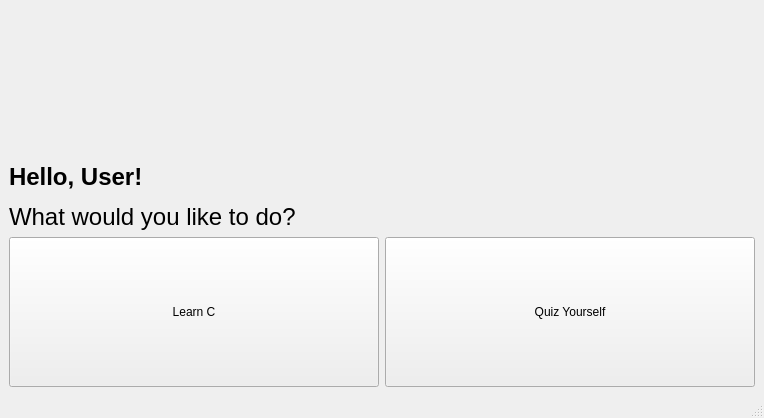
<?xml version="1.0" encoding="UTF-8"?>
<ui version="4.0">
 <class>MainWindow</class>
 <widget class="QMainWindow" name="MainWindow">
  <property name="geometry">
   <rect>
    <x>0</x>
    <y>0</y>
    <width>764</width>
    <height>418</height>
   </rect>
  </property>
  <property name="sizePolicy">
   <sizepolicy hsizetype="Minimum" vsizetype="Expanding">
    <horstretch>0</horstretch>
    <verstretch>0</verstretch>
   </sizepolicy>
  </property>
  <property name="windowTitle">
   <string>MainWindow</string>
  </property>
  <widget class="QWidget" name="centralwidget">
   <layout class="QVBoxLayout" name="verticalLayout">
    <item>
     <layout class="QHBoxLayout" name="horizontalLayout_2">
      <item>
       <widget class="QLabel" name="Banner">
        <property name="sizePolicy">
         <sizepolicy hsizetype="Fixed" vsizetype="Fixed">
          <horstretch>0</horstretch>
          <verstretch>0</verstretch>
         </sizepolicy>
        </property>
        <property name="minimumSize">
         <size>
          <width>256</width>
          <height>128</height>
         </size>
        </property>
        <property name="maximumSize">
         <size>
          <width>256</width>
          <height>128</height>
         </size>
        </property>
        <property name="styleSheet">
         <string notr="true">color:white;</string>
        </property>
        <property name="text">
         <string/>
        </property>
        <property name="pixmap">
         <pixmap resource="Resources.qrc">:/img/images/banner.png</pixmap>
        </property>
        <property name="scaledContents">
         <bool>true</bool>
        </property>
       </widget>
      </item>
     </layout>
    </item>
    <item>
     <spacer name="verticalSpacer">
      <property name="orientation">
       <enum>Qt::Orientation::Vertical</enum>
      </property>
      <property name="sizeType">
       <enum>QSizePolicy::Policy::Fixed</enum>
      </property>
      <property name="sizeHint" stdset="0">
       <size>
        <width>10</width>
        <height>20</height>
       </size>
      </property>
     </spacer>
    </item>
    <item>
     <widget class="QLabel" name="HelloUserLabel">
      <property name="sizePolicy">
       <sizepolicy hsizetype="Preferred" vsizetype="Maximum">
        <horstretch>0</horstretch>
        <verstretch>0</verstretch>
       </sizepolicy>
      </property>
      <property name="text">
       <string>&lt;html&gt;&lt;head/&gt;&lt;body&gt;&lt;p&gt;&lt;span style=&quot; font-size:18pt; font-weight:700;&quot;&gt;Hello, User!&lt;/span&gt;&lt;/p&gt;&lt;p&gt;&lt;span style=&quot; font-size:18pt;&quot;&gt;What would you like to do?&lt;/span&gt;&lt;/p&gt;&lt;/body&gt;&lt;/html&gt;</string>
      </property>
     </widget>
    </item>
    <item>
     <layout class="QHBoxLayout" name="horizontalLayout">
      <property name="sizeConstraint">
       <enum>QLayout::SizeConstraint::SetDefaultConstraint</enum>
      </property>
      <item>
       <widget class="QPushButton" name="LearnBtn">
        <property name="sizePolicy">
         <sizepolicy hsizetype="Minimum" vsizetype="Preferred">
          <horstretch>0</horstretch>
          <verstretch>0</verstretch>
         </sizepolicy>
        </property>
        <property name="text">
         <string>Learn C</string>
        </property>
       </widget>
      </item>
      <item>
       <widget class="QPushButton" name="QuizBtn">
        <property name="sizePolicy">
         <sizepolicy hsizetype="Minimum" vsizetype="Preferred">
          <horstretch>0</horstretch>
          <verstretch>0</verstretch>
         </sizepolicy>
        </property>
        <property name="text">
         <string>Quiz Yourself</string>
        </property>
       </widget>
      </item>
     </layout>
    </item>
   </layout>
  </widget>
  <widget class="QStatusBar" name="statusbar"/>
 </widget>
 <resources>
  <include location="Resources.qrc"/>
 </resources>
 <connections/>
</ui>
